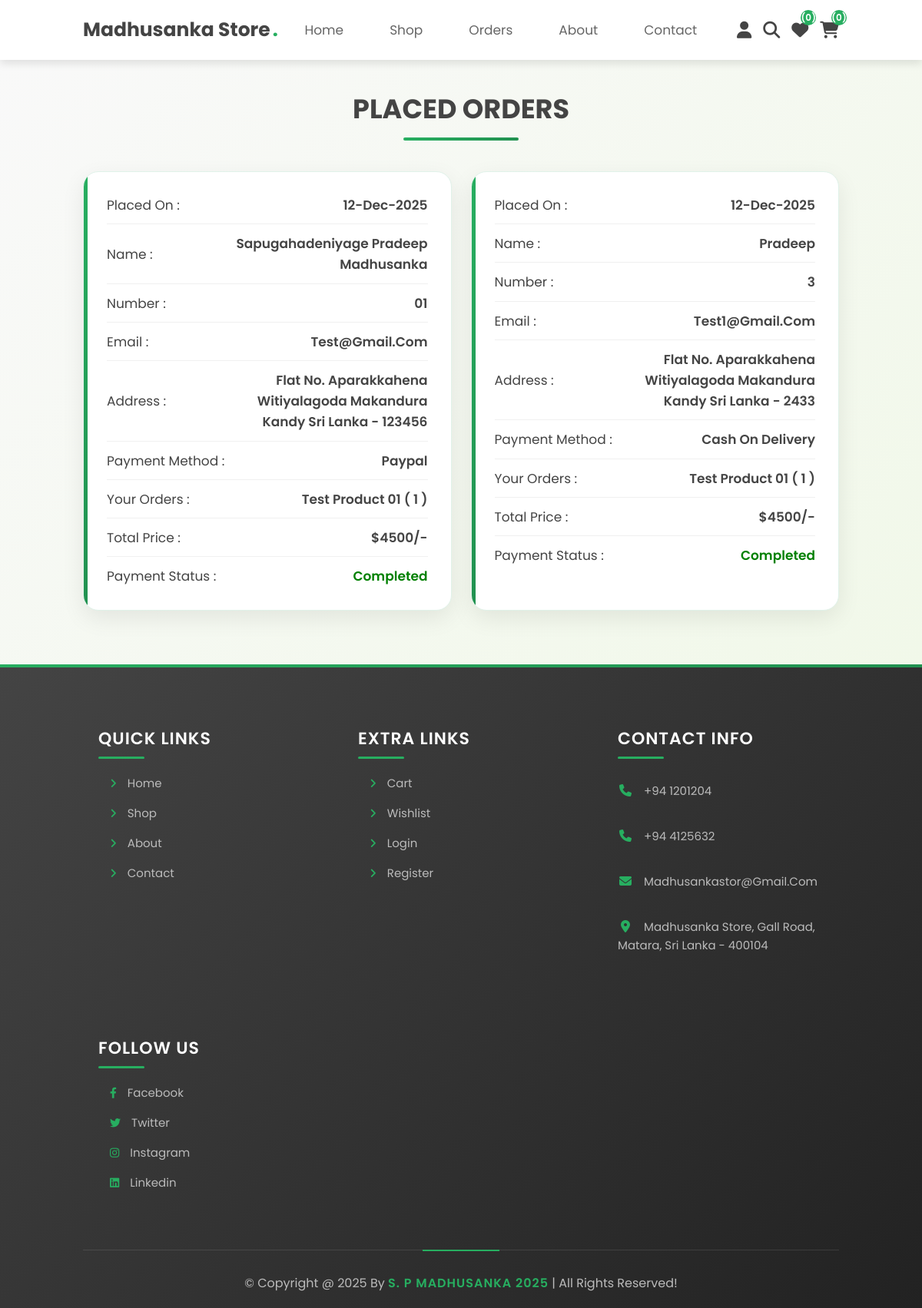
The page /orders.php (signed in) on the database its author committed.
### tables this page shows
CREATE TABLE `orders` (
  `id` int(100) NOT NULL,
  `user_id` int(100) NOT NULL,
  `name` varchar(100) NOT NULL,
  `number` varchar(12) NOT NULL,
  `email` varchar(100) NOT NULL,
  `method` varchar(50) NOT NULL,
  `address` varchar(500) NOT NULL,
  `total_products` varchar(1000) NOT NULL,
  `total_price` int(100) NOT NULL,
  `placed_on` varchar(50) NOT NULL,
  `payment_status` varchar(20) NOT NULL DEFAULT 'pending'
);

### orders.php (the view, shortened to what this page needs)
<?php
@include 'config.php';
$user_id = $_SESSION['user_id'] ?? null;
?>
<!DOCTYPE html>
<html lang="en">
<head>
   <link rel="stylesheet" href="https://cdnjs.cloudflare.com/ajax/libs/font-awesome/6.1.1/css/all.min.css">
   <link rel="stylesheet" href="css/home.css">
   <link rel="stylesheet" href="css/orders.css">
</head>
<body>
<?php include 'header.php'; ?>
<section class="placed-orders">
   <h1 class="title">placed orders</h1>
   <div class="box-container">
   <?php
      $select_orders = $conn->prepare("SELECT * FROM `orders` WHERE user_id = ?");
      $select_orders->bind_param("i", $user_id);
      $select_orders->execute();
      $result = $select_orders->get_result();
      if($result->num_rows > 0){
         while($fetch_orders = $result->fetch_assoc()){
   ?>
   <div class="box">
      <p> placed on : <span><?= htmlspecialchars($fetch_orders['placed_on']); ?></span> </p>
      <p> name : <span><?= htmlspecialchars($fetch_orders['name']); ?></span> </p>
      <p> number : <span><?= htmlspecialchars($fetch_orders['number']); ?></span> </p>
      <p> email : <span><?= htmlspecialchars($fetch_orders['email']); ?></span> </p>
      <p> address : <span><?= htmlspecialchars($fetch_orders['address']); ?></span> </p>
      <p> payment method : <span><?= htmlspecialchars($fetch_orders['method']); ?></span> </p>
      <p> your orders : <span><?= htmlspecialchars($fetch_orders['total_products']); ?></span> </p>
      <p> total price : <span>$<?= htmlspecialchars($fetch_orders['total_price']); ?>/-</span> </p>
      <p> payment status : <span style="color:<?php if($fetch_orders['payment_status'] == 'pending'){ echo 'red'; }else{ echo 'green'; }; ?>"><?= htmlspecialchars($fetch_orders['payment_status']); ?></span> </p>
   </div>
   <?php
      }
   }else{
      echo '<p class="empty">no orders placed yet!</p>';
   }
   ?>
   </div>
</section>
<?php include 'footer.php'; ?>
</body>
</html>

### css/home.css (style rules this page uses)
:root { --green: #27ae60; --dark-color: #219150; --black: #444; --light-color: #666; --border: .1rem solid rgba(0,0,0,.1); --border-hover: .1rem solid var(--black); --box-shadow: 0 .5rem 1rem rgba(0,0,0,.1); }
* { font-family: 'Poppins', sans-serif; margin: 0; padding: 0; box-sizing: border-box; outline: none; border: none; text-decoration: none; text-transform: capitalize; transition: all .2s linear; transition: width none; }
html { font-size: 62.5%; overflow-x: hidden; scroll-padding-top: 5rem; scroll-behavior: smooth; }
body { background: #f7f7f7; }
.title { text-align: center; margin-bottom: 2rem; position: relative; font-size: 3.5rem; color: var(--black); text-transform: uppercase; padding-bottom: 1rem; }
.title::after { content: ''; position: absolute; bottom: 0; left: 50%; transform: translateX(-50%); width: 10rem; height: .3rem; background: var(--green); }

### css/orders.css (style rules this page uses)
.placed-orders { padding: 5rem 9%; min-height: 100vh; background: linear-gradient(135deg, #f9f9f9 0%, #f1f8e9 100%); margin-top: 6.5rem; }
.placed-orders .title { text-align: center; margin-bottom: 4rem; position: relative; font-size: 3.5rem; color: var(--black); text-transform: uppercase; padding-bottom: 1.5rem; }
.placed-orders .title::after { content: ''; position: absolute; bottom: 0; left: 50%; transform: translateX(-50%); width: 15rem; height: 4px; background: linear-gradient(90deg, var(--green), var(--dark-color)); border-radius: 2px; }
.placed-orders .box-container { display: grid; grid-template-columns: repeat(auto-fill, minmax(40rem, 1fr)); gap: 3rem; }
.placed-orders .box { background: #fff; border-radius: 20px; padding: 3rem; box-shadow: 0 10px 30px rgba(0, 0, 0, 0.08); border: 1px solid #e0f2e9; transition: all 0.3s ease; position: relative; overflow: hidden; }
.placed-orders .box::before { content: ''; position: absolute; top: 0; left: 0; width: 5px; height: 100%; background: linear-gradient(to bottom, var(--green), var(--dark-color)); }
.placed-orders .box p { font-size: 1.7rem; color: var(--black); margin-bottom: 1.2rem; line-height: 1.6; display: flex; justify-content: space-between; align-items: center; padding-bottom: 1rem; border-bottom: 1px solid #f0f0f0; }
.placed-orders .box p:last-child { border-bottom: none; margin-bottom: 0; padding-bottom: 0; }
.placed-orders .box p span { color: var(--light-color); text-align: right; font-weight: 500; max-width: 60%; word-break: break-word; }
.placed-orders .box p span:first-child { color: var(--black); font-weight: 600; min-width: 40%; }
.placed-orders .box { animation: fadeIn 0.5s ease backwards; }
@media (max-width: 1200px) { .placed-orders .box-container { grid-template-columns: repeat(auto-fill, minmax(35rem, 1fr)); gap: 2.5rem; } }

### rows shown on the page
orders: placed_on "12-Dec-2025", name "Sapugahadeniyage Pradeep Madhusanka", number "01", email "Test@gmail.com", address "Flat No. Aparakkahena Witiyalagoda Makandura Kandy Sri Lanka - 123456", method "Paypal", total_products "Test Product 01 ( 1 )", total_price "4500", payment_status "Completed"
orders: placed_on "12-Dec-2025", name "Pradeep", number "3", email "Test1@gmail.com", address "Flat No. Aparakkahena Witiyalagoda Makandura Kandy Sri Lanka - 2433", method "Cash On Delivery", total_products "Test Product 01 ( 1 )", total_price "4500", payment_status "Completed"

### other values the page prints
$wishlist_count "0"
$cart_count "0"
